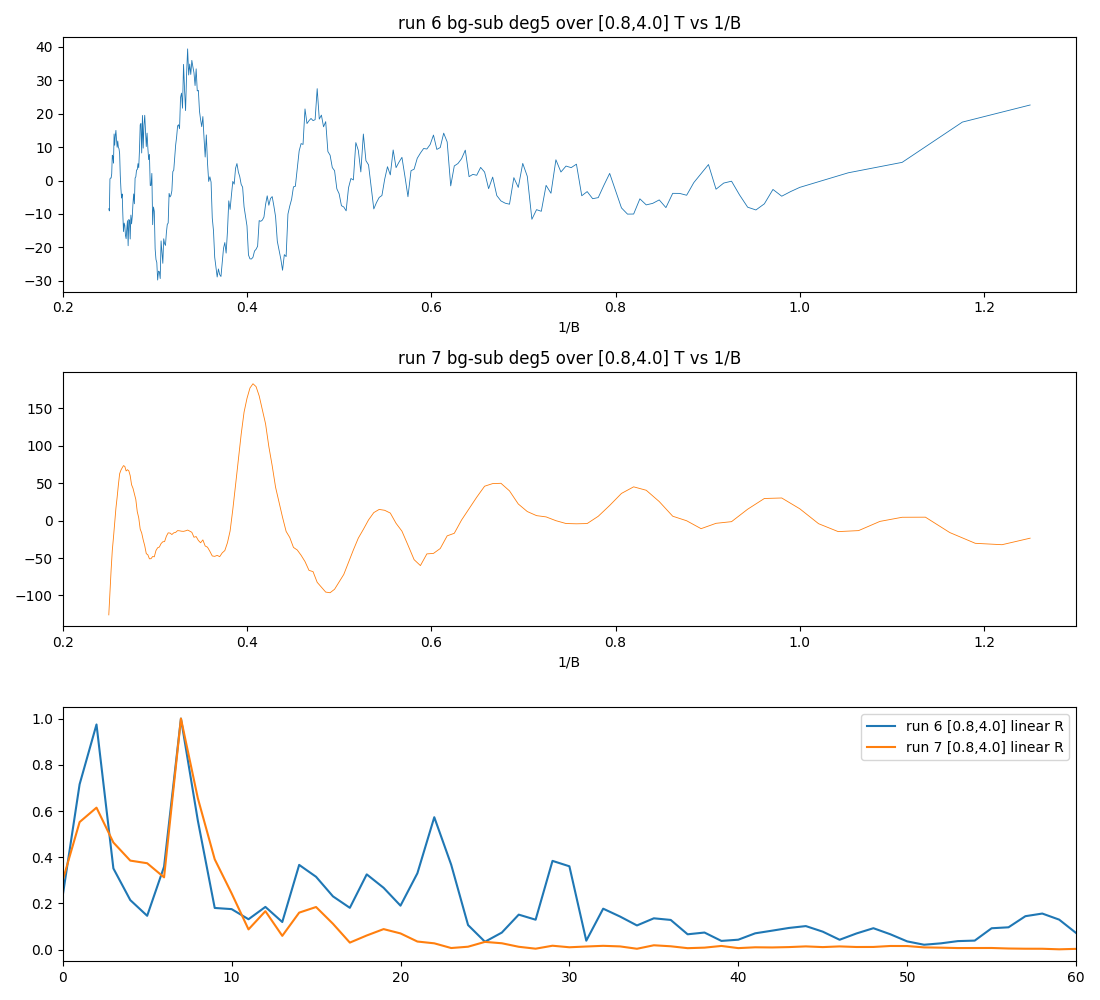

Recreate this plot in Python.
import numpy as np, matplotlib; matplotlib.use("Agg"); import matplotlib.pyplot as plt
from hera.analysis import open_run, sdh_fft
fig, ax = plt.subplots(3, 1, figsize=(11, 10))
for rid, c in ((6, "C0"), (7, "C1")):
    r = open_run(f"data/{rid}"); B = r.col("magnet_field"); R = r.col("sr1_X")/(r.col("sr0_X")/-1e6); o=np.argsort(B); B, R = B[o], R[o]
    for bl, bh, a in ((0.8, 4.0, ax[0] if rid==6 else ax[1]),):
        m = (B>=bl)&(B<=bh); cf=np.polyfit(B[m], R[m], 5); d = R[m]-np.polyval(cf,B[m])
        a.plot(1/B[m], d, c, lw=0.6); a.set_title(f"run {rid} bg-sub deg5 over [{bl},{bh}] T vs 1/B"); a.set_xlabel("1/B")
        f,S = sdh_fft(R[:,None], B, b_range=(bl,bh), bg_degree=5, nfft=8192, log=False)
        ax[2].plot(f, S[0]/S[0][f>2].max(), c, label=f"run {rid} [{bl},{bh}] linear R")
        # noise estimate: point-to-point diff
        print(rid, f"noise (pt-pt diff std/sqrt2) {np.std(np.diff(d))/np.sqrt(2):.2f} Ohm; bgsub rms {d.std():.2f}")
ax[2].set_xlim(0, 60); ax[2].legend(); fig.tight_layout(); fig.savefig("hera_scratch/zoom6.png", dpi=100)
